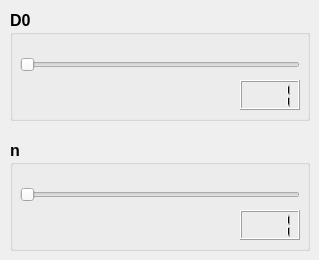
      <widget class="QWidget" name="tab_Func_HP_Bu">
       <attribute name="title">
        <string>Butterworth</string>
       </attribute>
       <widget class="QGroupBox" name="groupBox_Func_HP_Bu_D0">
        <property name="geometry">
         <rect>
          <x>10</x>
          <y>10</y>
          <width>300</width>
          <height>111</height>
         </rect>
        </property>
        <property name="font">
         <font>
          <pointsize>12</pointsize>
          <weight>75</weight>
          <bold>true</bold>
         </font>
        </property>
        <property name="title">
         <string>D0</string>
        </property>
        <widget class="QSlider" name="horizontalSlider_Func_HP_Bu_D0">
         <property name="geometry">
          <rect>
           <x>10</x>
           <y>30</y>
           <width>280</width>
           <height>50</height>
          </rect>
         </property>
         <property name="minimum">
          <number>1</number>
         </property>
         <property name="maximum">
          <number>500</number>
         </property>
         <property name="orientation">
          <enum>Qt::Horizontal</enum>
         </property>
        </widget>
        <widget class="QLCDNumber" name="lcdNumber_Func_HP_Bu_D0">
         <property name="geometry">
          <rect>
           <x>230</x>
           <y>70</y>
           <width>60</width>
           <height>30</height>
          </rect>
         </property>
         <property name="digitCount">
          <number>3</number>
         </property>
         <property name="value" stdset="0">
          <double>1.000000000000000</double>
         </property>
        </widget>
       </widget>
       <widget class="QGroupBox" name="groupBox_Func_HP_Bu_N">
        <property name="geometry">
         <rect>
          <x>10</x>
          <y>140</y>
          <width>300</width>
          <height>111</height>
         </rect>
        </property>
        <property name="font">
         <font>
          <pointsize>12</pointsize>
          <weight>75</weight>
          <bold>true</bold>
         </font>
        </property>
        <property name="title">
         <string>n</string>
        </property>
        <widget class="QSlider" name="horizontalSlider_Func_HP_Bu_N">
         <property name="geometry">
          <rect>
           <x>10</x>
           <y>30</y>
           <width>280</width>
           <height>50</height>
          </rect>
         </property>
         <property name="minimum">
          <number>1</number>
         </property>
         <property name="maximum">
          <number>500</number>
         </property>
         <property name="orientation">
          <enum>Qt::Horizontal</enum>
         </property>
        </widget>
        <widget class="QLCDNumber" name="lcdNumber_Func_HP_Bu_N">
         <property name="geometry">
          <rect>
           <x>230</x>
           <y>70</y>
           <width>60</width>
           <height>30</height>
          </rect>
         </property>
         <property name="digitCount">
          <number>3</number>
         </property>
         <property name="value" stdset="0">
          <double>1.000000000000000</double>
         </property>
        </widget>
       </widget>
      </widget>
